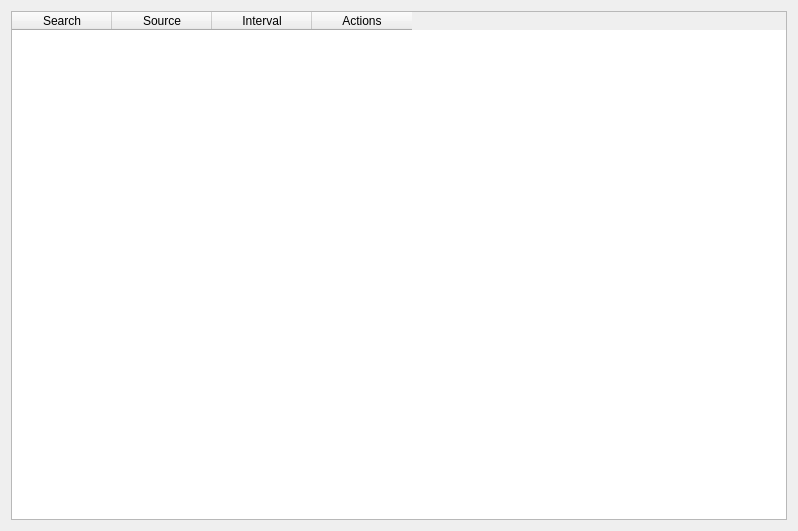
<?xml version="1.0" encoding="UTF-8"?>
<ui version="4.0">
 <class>MonitorsTab</class>
 <widget class="QWidget" name="MonitorsTab">
  <property name="geometry">
   <rect>
    <x>0</x>
    <y>0</y>
    <width>798</width>
    <height>531</height>
   </rect>
  </property>
  <property name="sizePolicy">
   <sizepolicy hsizetype="Ignored" vsizetype="Ignored">
    <horstretch>0</horstretch>
    <verstretch>0</verstretch>
   </sizepolicy>
  </property>
  <property name="maximumSize">
   <size>
    <width>16777214</width>
    <height>16777215</height>
   </size>
  </property>
  <property name="windowTitle">
   <string>Monitors</string>
  </property>
  <property name="windowIcon">
   <iconset resource="../../resources/resources.qrc">
    <normaloff>:/images/icon.ico</normaloff>:/images/icon.ico</iconset>
  </property>
  <layout class="QVBoxLayout" name="verticalLayout" stretch="0">
   <item>
    <widget class="QTableWidget" name="tableMonitors">
     <column>
      <property name="text">
       <string>Search</string>
      </property>
     </column>
     <column>
      <property name="text">
       <string>Source</string>
      </property>
     </column>
     <column>
      <property name="text">
       <string>Interval</string>
      </property>
     </column>
     <column>
      <property name="text">
       <string>Actions</string>
      </property>
     </column>
    </widget>
   </item>
  </layout>
 </widget>
 <resources>
  <include location="../../resources/resources.qrc"/>
 </resources>
 <connections/>
</ui>
